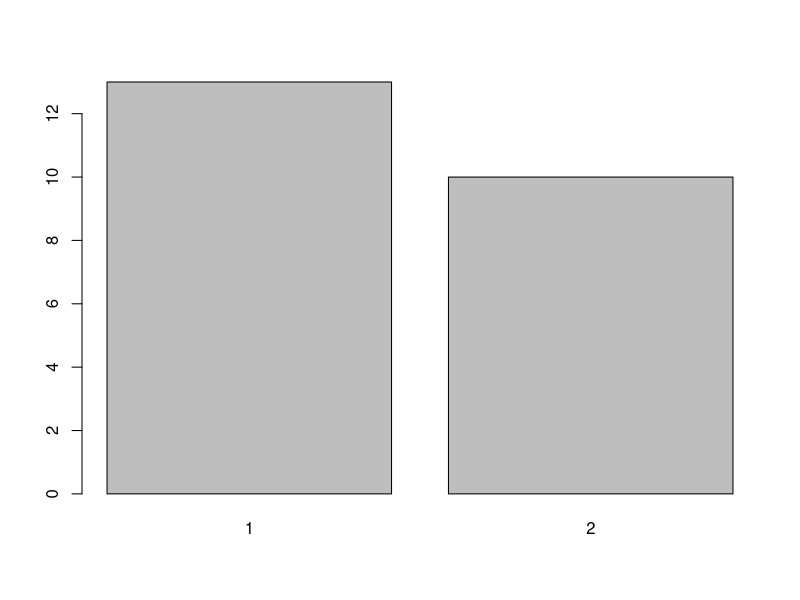
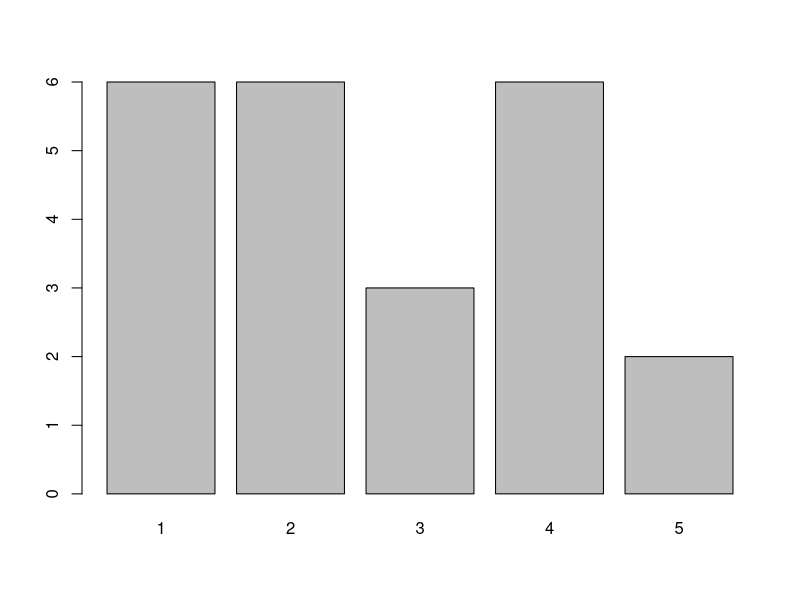
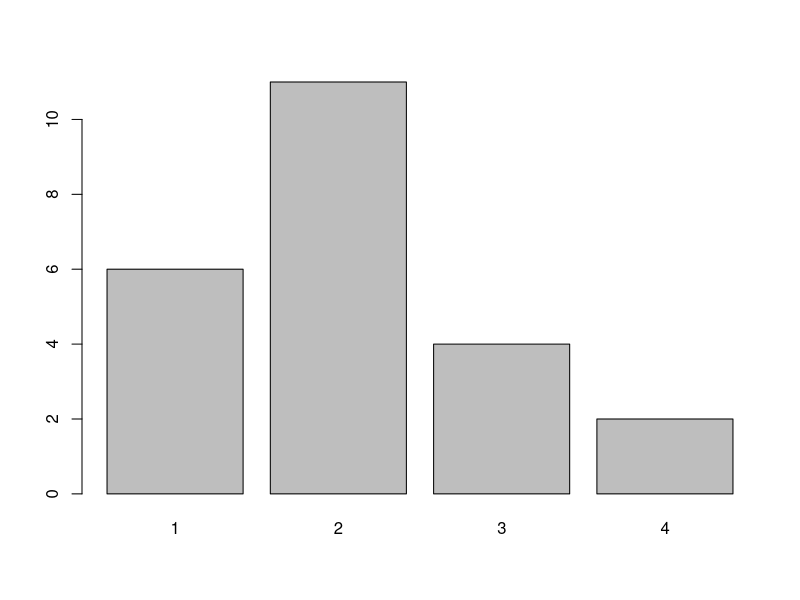
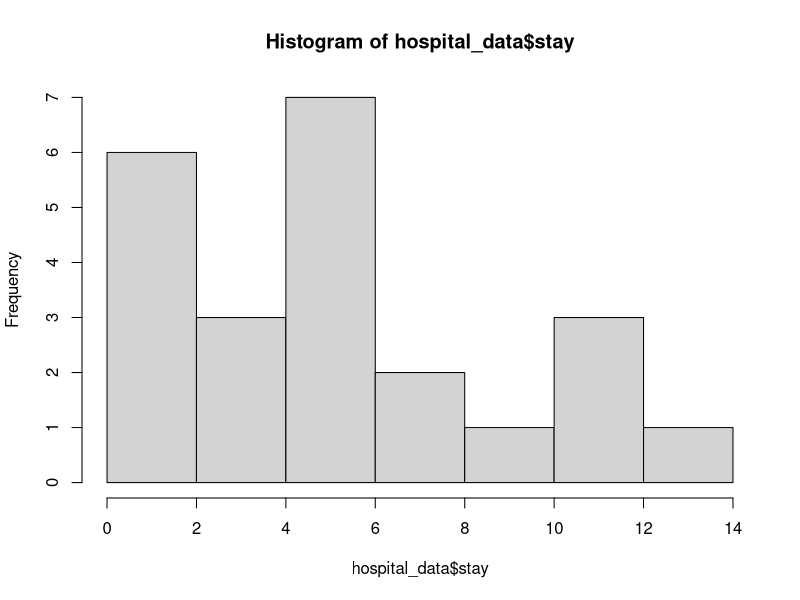
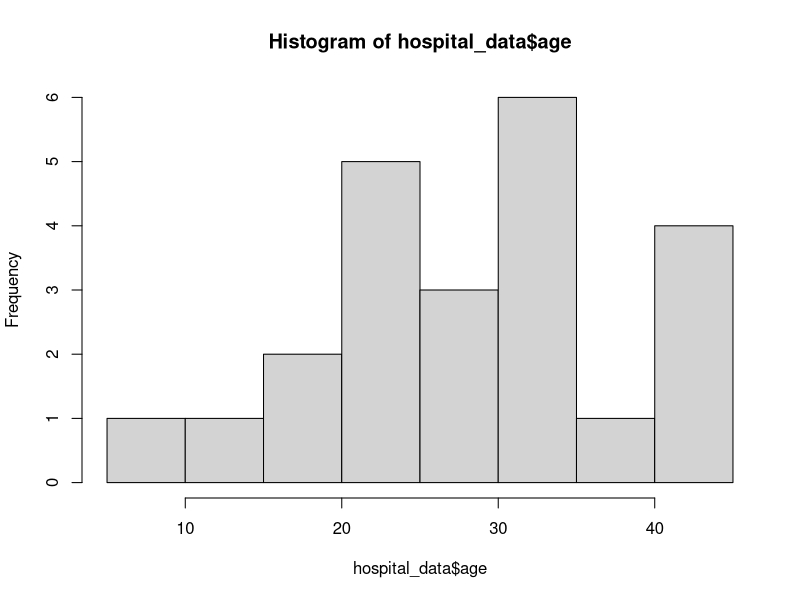
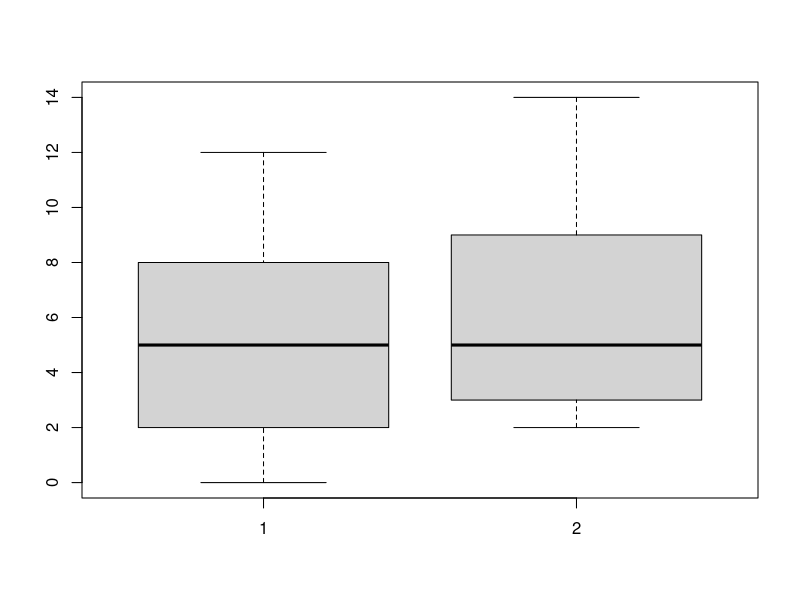

Reproduce these figures in R, in order.
age=c(18,19,21,28,23,29,33,31,31,30,39,44,42,22,35,21,23,45,8,45,13,32,31)
gender=c(1,1,1,2,2,1,2,2,1,2,1,1,1,1,1,2,1,2,2,2,1,1,2)
degree=c(1,2,2,4,4,1,1,3,2,5,5,1,2,3,4,4,1,2,3,4,4,2,1)
stay=c(0,2,3,9,11,1,2,3,2,14,12,11,8,8,6,6,5,5,5,5,6,2,3)
diagnosis=c(2,3,1,1,2,2,2,1,2,2,2,4,3,1,2,2,2,3,4,2,3,1,1)

hospital_data = data.frame(age, gender, degree, stay, diagnosis)

dim(hospital_data)

barplot(table(hospital_data$gender))
barplot(table(hospital_data$degree))
barplot(table(hospital_data$diagnosis))
hist(hospital_data$stay)
hist(hospital_data$age)

males_stay = stay[gender==2]
males_stay

females_stay = stay[gender==1]
females_stay

boxplot(females_stay, males_stay)

quantile(females_stay, c(0.25, 0.5, 0.75))
quantile(males_stay, c(0.25, 0.5, 0.75))